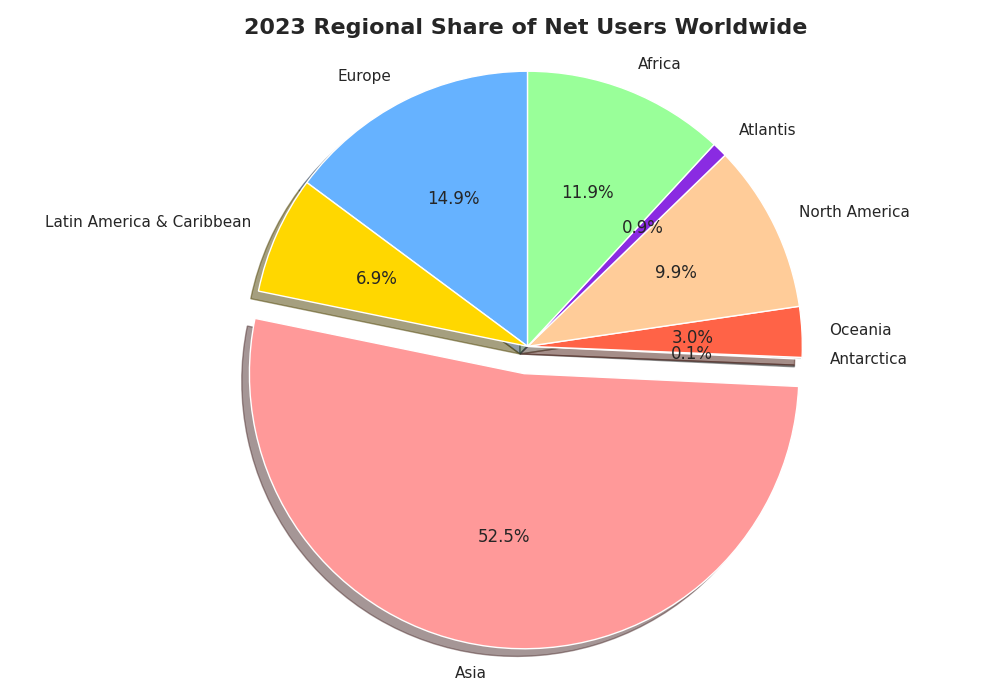

Source code (Python):
import matplotlib.pyplot as plt

# Randomly altered textual elements
regions_altered = ['Europe', 'Latin America & Caribbean', 'Asia', 'Antarctica', 'Oceania', 'North America', 'Atlantis', 'Africa']
usage_percentages_altered = [15, 7, 53, 0.1, 3, 10, 0.9, 12]
colors = ['#66B2FF', '#FFD700', '#FF9999', '#A9A9A9', '#FF6347', '#FFCC99', '#8A2BE2', '#99FF99']
explode = (0, 0, 0.1, 0, 0, 0, 0, 0)

plt.figure(figsize=(10, 7))
plt.pie(usage_percentages_altered, labels=regions_altered, autopct='%1.1f%%', startangle=90, colors=colors, 
        explode=explode, shadow=True)

# Randomly altered title
plt.title('2023 Regional Share of Net Users Worldwide', fontsize=16, fontweight='bold')
plt.axis('equal')

plt.tight_layout()
plt.show()
